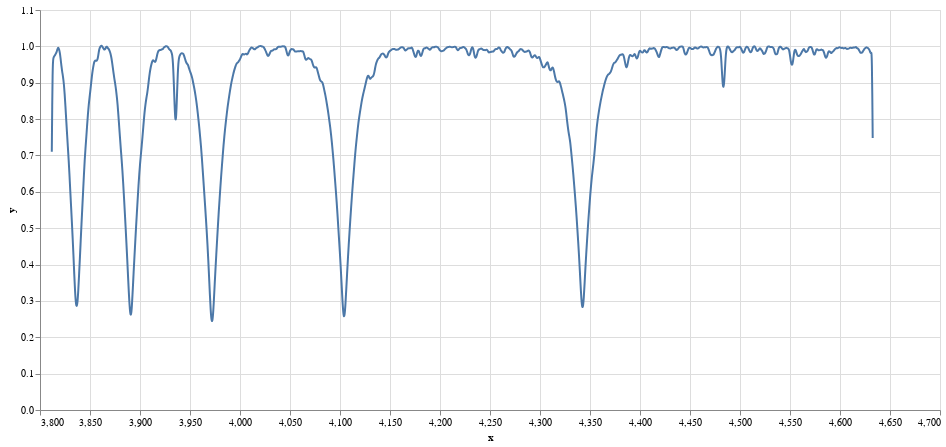

Notebook source saved alongside this figure:
### Code cell
# Ploteo interactivamente y agrego una "regla" vertical para saber la long. de onda de la línea que me interesa
#
import altair as alt
import pandas as pd
import numpy as np

dato = spec7
data1 = pd.DataFrame(dato.flux, dato.spectral_axis)
data2 = pd.DataFrame(dato.spectral_axis, dato.spectral_axis)
data = pd.concat([data2, data1], axis=1)
source = data
data.columns = ['x', 'y']

# Create a selection that chooses the nearest point & selects based on x-value
nearest = alt.selection(type='single', nearest=True, on='mouseover',
                        fields=['x'], empty='none')

# Plot del espectro
line = alt.Chart(source).mark_line(interpolate='basis').encode(
    x='x:Q',
    y='y:Q',
)

# Transparent selectors across the chart. This is what tells us the x-value of the cursor
selectors = alt.Chart(source).mark_point().encode(
    x='x:Q',
    opacity=alt.value(0),
).add_selection(
    nearest
)

# Draw points on the line, and highlight based on selection
points = line.mark_point().encode(
    opacity=alt.condition(nearest, alt.value(1), alt.value(0))
)

# Draw text labels near the points, and highlight based on selection
text = line.mark_text(align='left', dx=5, dy=-5).encode(
    text=alt.condition(nearest, 'x:Q', alt.value(' '))
)

# Draw a rule at the location of the selection
rules = alt.Chart(source).mark_rule(color='gray').encode(
    x='x:Q',
).transform_filter(
    nearest
)
# Put the chart and bind the data
alt.layer(
    line, selectors, points, rules, text
).properties(
    width=900, height=400
).interactive()

### Figure 1 — Vega-Lite specification as saved in the notebook (floating-point values rounded to 4 significant figures; data arrays with more than 128 entries replaced by an {"elided": "..."} marker saying what was removed)
{"config": {"view": {"continuousWidth": 400, "continuousHeight": 300}}, "layer": [{"mark": {"type": "line", "interpolate": "basis"}, "encoding": {"x": {"type": "quantitative", "field": "x"}, "y": {"type": "quantitative", "field": "y"}}, "selection": {"selector003": {"type": "interval", "bind": "scales", "encodings": ["x", "y"]}}}, {"mark": "point", "encoding": {"opacity": {"value": 0}, "x": {"type": "quantitative", "field": "x"}}, "selection": {"selector002": {"type": "single", "nearest": true, "on": "mouseover", "fields": ["x"], "empty": "none"}}}, {"mark": "point", "encoding": {"opacity": {"condition": {"value": 1, "selection": "selector002"}, "value": 0}, "x": {"type": "quantitative", "field": "x"}, "y": {"type": "quantitative", "field": "y"}}}, {"mark": {"type": "rule", "color": "gray"}, "encoding": {"x": {"type": "quantitative", "field": "x"}}, "transform": [{"filter": {"selection": "selector002"}}]}, {"mark": {"type": "text", "align": "left", "dx": 5, "dy": -5}, "encoding": {"text": {"condition": {"type": "quantitative", "field": "x", "selection": "selector002"}, "value": " "}, "x": {"type": "quantitative", "field": "x"}, "y": {"type": "quantitative", "field": "y"}}}], "data": {"name": "data-b7c9307977a5c241f9bfd1f58b47130e"}, "height": 400, "width": 900, "$schema": "https://vega.github.io/schema/vega-lite/v4.8.1.json", "datasets": {"data-b7c9307977a5c241f9bfd1f58b47130e": {"elided": "1024 records"}}}
